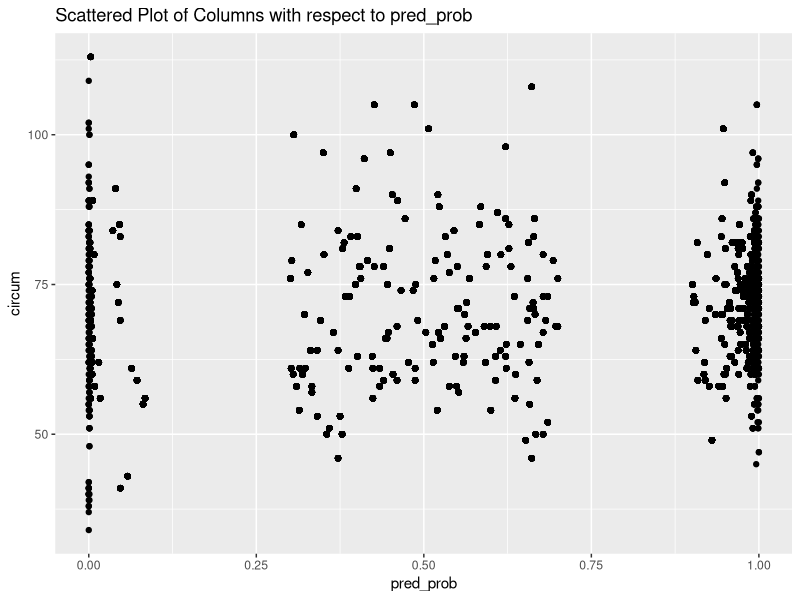
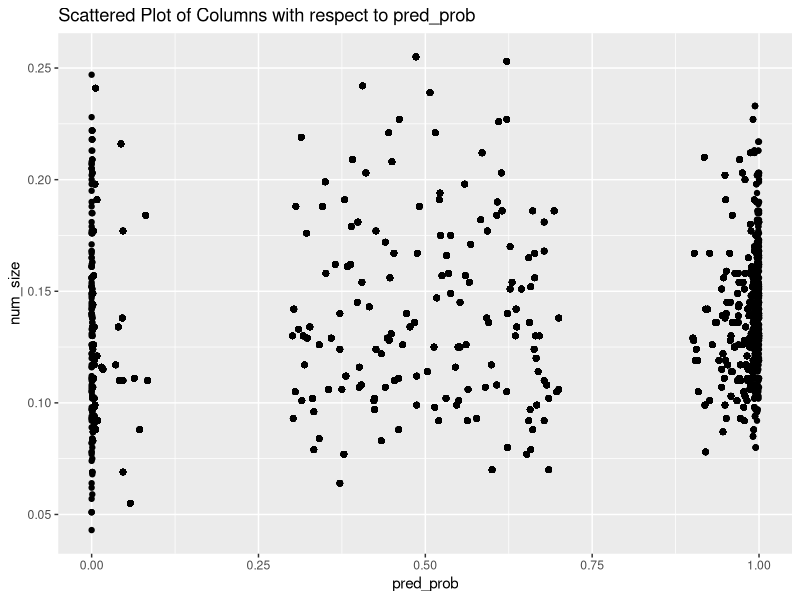
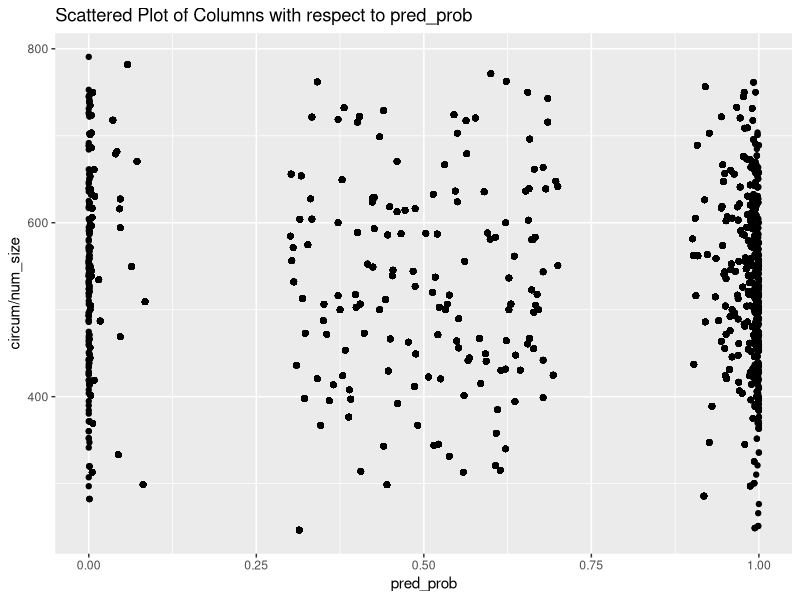
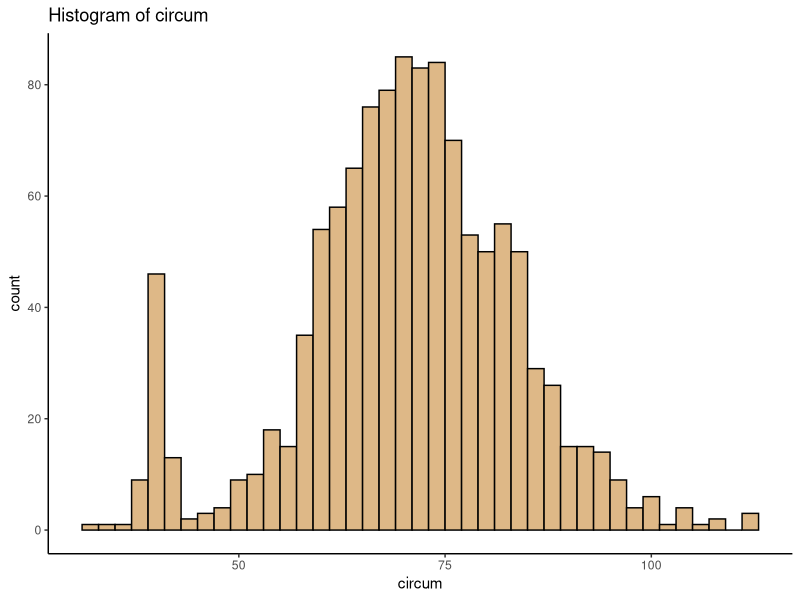
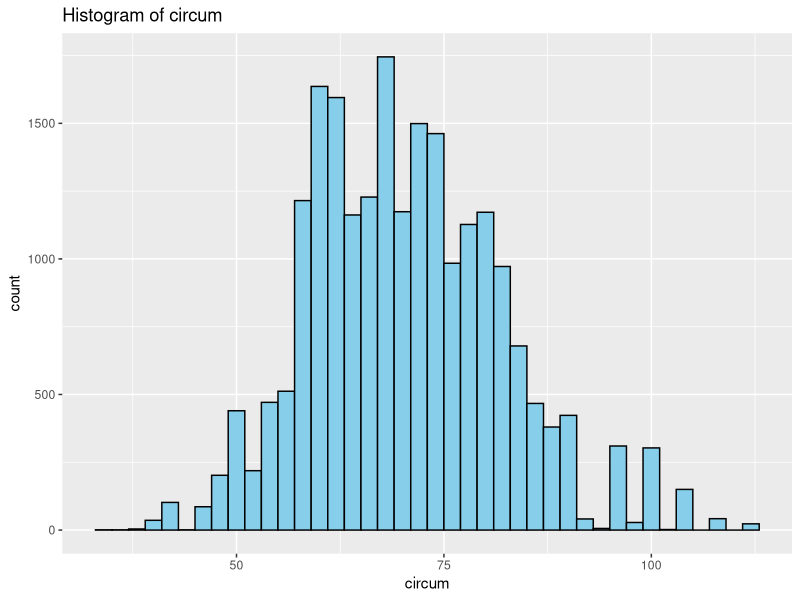
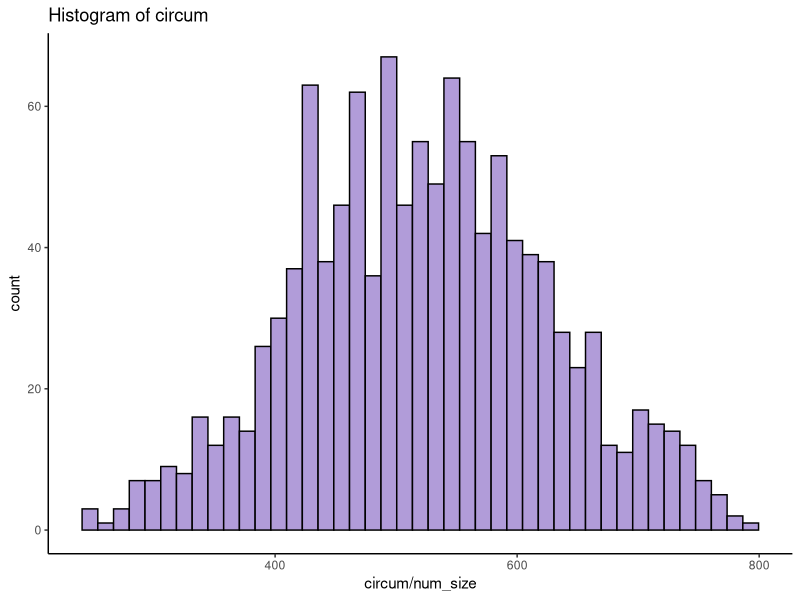
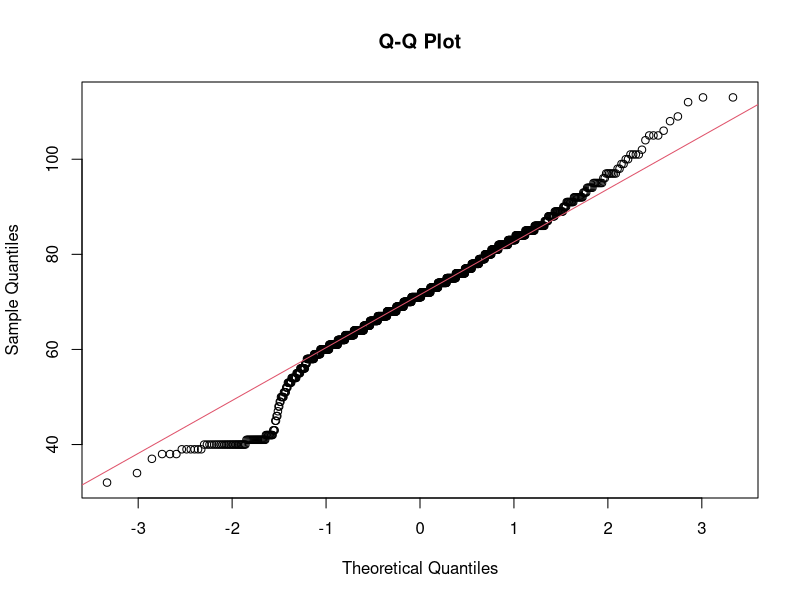
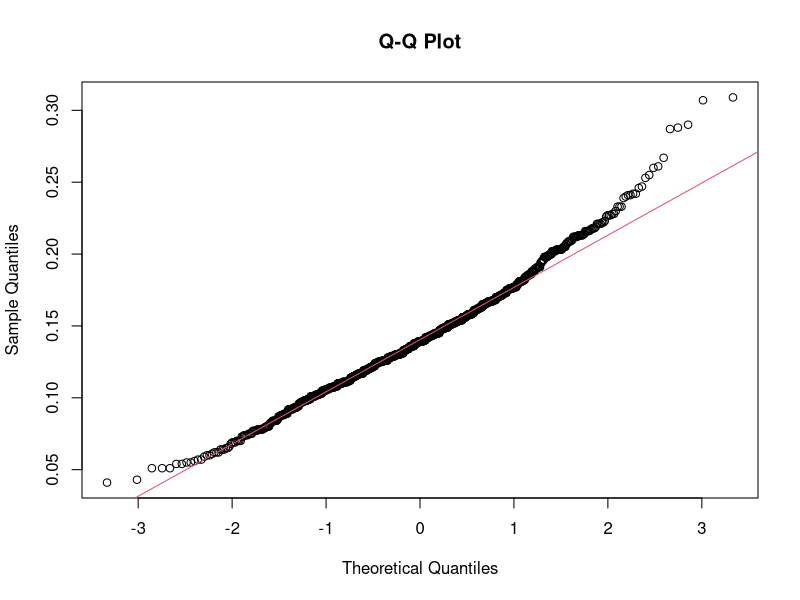

The R script that drew these images, in order: (Note: a time limit stopped this script after it produced the figures.)
## ---- chunk 1
knitr::opts_chunk$set(echo = TRUE)
library(ggplot2)
library(MASS)
library(dplyr)
## ---- chunk 2

high_pred_conf1 <- read.csv("0-0.1-500.csv")
high_pred_conf2 <- read.csv("0.9-1-500.csv")
med_pred_conf <- read.csv("0.3-0.7-158.csv")
# Combine the three datasets
combined_data <- rbind(high_pred_conf1, high_pred_conf2, med_pred_conf)

## ---- chunk 3
# Sample 100 points from each column
sampled_data <- combined_data %>%
  group_by(pred_prob) %>%
  sample_n(100, replace = TRUE)

# Plot scattered plots using ggplot2
ggplot(sampled_data, aes(x = pred_prob, y = circum)) +
  geom_point() +
  labs(title = "Scattered Plot of Columns with respect to pred_prob")
# Plot scattered plots using ggplot2
ggplot(sampled_data, aes(x = pred_prob, y = num_size)) +
  geom_point() +
  labs(title = "Scattered Plot of Columns with respect to pred_prob")
ggplot(sampled_data, aes(x = pred_prob, y = circum/num_size)) +
  geom_point() +
  labs(title = "Scattered Plot of Columns with respect to pred_prob")
## ---- chunk 4
ggplot(combined_data, aes(x = circum)) + theme_classic()+
  geom_histogram(binwidth = 2, fill = "burlywood", color = "black") +
  labs(title = "Histogram of circum")
ggplot(sampled_data, aes(x = circum)) +
  geom_histogram(binwidth = 2, fill = "skyblue", color = "black") +
  labs(title = "Histogram of circum")
ggplot(combined_data, aes(x = circum/num_size)) + theme_classic()+
  geom_histogram(binwidth = 13, fill = "#B19CD9", color = "black") +
  labs(title = "Histogram of circum")

## ---- chunk 5
shapiro_test_result <- shapiro.test(combined_data$circum)
print(shapiro_test_result)
shapiro_test_result <- shapiro.test(combined_data$num_size)
print(shapiro_test_result)
shapiro_test_result <- shapiro.test(combined_data$circum/combined_data$num_size)
print(shapiro_test_result)

qqnorm(combined_data$circum, main = "Q-Q Plot")
qqline(combined_data$circum, col = 2)
qqnorm(combined_data$num_size, main = "Q-Q Plot")
qqline(combined_data$num_size, col = 2)
qqnorm(combined_data$circum/combined_data$num_size, main = "Q-Q Plot")
qqline(combined_data$circum/combined_data$num_size, col = 2)
## ---- chunk 6
ggplot(combined_data, aes(x = num_size))+ theme_classic() +
  geom_histogram(binwidth = 0.01, fill = "lightgrey", color = "black") +
  labs(title = "Histogram of size")
ggplot(sampled_data, aes(x = num_size)) +
  geom_histogram(binwidth = 0.01, fill = "skyblue", color = "black") +
  labs(title = "Histogram of size")
## ---- chunk 7
ggplot(combined_data, aes(x = pred_prob)) + theme_bw()+
  geom_histogram(binwidth = 0.01, fill = "purple", color = "black") +
  labs(title = "Histogram of pred_prob")
ggplot(sampled_data, aes(x = pred_prob)) +
  geom_histogram(binwidth = 0.01, fill = "skyblue", color = "black") +
  geom_density(color = "red") +
  labs(title = "Histogram of pred_prob")
## ---- chunk 8
ggplot(high_pred_conf1, aes(x = pred_prob))  + theme_bw()+
  geom_histogram(binwidth = 0.001, fill = "skyblue", color = "black") +
  labs(title = "Histogram of pred_prob")
ggplot(high_pred_conf2, aes(x = pred_prob)) + theme_bw()+
  geom_histogram(binwidth = 0.001, fill = "lightgrey", color = "black") +
  labs(title = "Histogram of pred_prob")
ggplot(med_pred_conf, aes(x = pred_prob)) + theme_bw()+
  geom_histogram(binwidth = 0.03, fill = "lightpink", color = "black") +
  labs(title = "Histogram of pred_prob")
## ---- chunk 9
prediction<-read.csv("prediction.csv")$X9
hist(prediction)
## ---- chunk 10
# Create the histogram
histogram <- ggplot(high_pred_conf1, aes(x = pred_prob)) +
  geom_histogram(binwidth = 0.001, fill = "skyblue", color = "black") +
  labs(title = "Histogram of pred_prob")

density_data <- ggplot_build(histogram)$data[[1]]
x=density_data$x
y=density_data$count


# Define the geometric distribution fitting function
fit_geom <- fitdistr(x, "geometric", weights = y)

p<-fit_geom$estimate
## ---- chunk 11
# Set the probability of success
# Generate values for the first 10 trials
k_values <- 1:10

# Calculate the PMF for each value of k
pmf_values <- dgeom(k_values - 1, prob = p)

# Create a bar plot
barplot(pmf_values, names.arg = k_values, col = "skyblue", xlab = "Number of Trials", ylab = "Probability", main = "Geometric Distribution with p")
# Create a bar plot
barplot(y[1:10], main="Bar Plot of Count", xlab="X-axis Label", ylab="Y-axis Label", col="blue")

## ---- chunk 12
# Create the histogram
histogram <- ggplot(high_pred_conf2, aes(x = pred_prob)) +
  geom_histogram(binwidth = 0.001, fill = "skyblue", color = "black") +
  labs(title = "Histogram of pred_prob")

density_data <- ggplot_build(histogram)$data[[1]]
x=density_data$x
y=rev(density_data$count)


# Define the geometric distribution fitting function
fit_geom <- fitdistr(x, "geometric", weights = y)

p<-0.26

k_values <- 1:10

# Calculate the PMF for each value of k
pmf_values <- dgeom(k_values - 1, prob = p)

# Create a bar plot
barplot(pmf_values, names.arg = k_values, col = "skyblue", xlab = "Number of Trials", ylab = "Probability", main = "Geometric Distribution with p")
# Create a bar plot
barplot(y[1:10], main="Bar Plot of Count", xlab="X-axis Label", ylab="Y-axis Label", col="blue")
## ---- chunk 13

ggplot(high_pred_conf1, aes(x = pred_prob)) +
  geom_histogram(binwidth = 0.001, fill = "skyblue", color = "black") +
  labs(title = "Histogram of pred_prob")
ggplot(high_pred_conf2, aes(x = pred_prob)) +
  geom_histogram(binwidth = 0.001, fill = "skyblue", color = "black") +
  labs(title = "Histogram of pred_prob")
# Parameters
beta <- 1500  # Adjust beta as needed
n_samples <- 150

# Generate random samples from exponential distribution
raw_samples <- rexp(n_samples, rate = beta)

# Truncate values to [0, 1]
truncated_samples <- pmin(pmax(raw_samples, 0), 1)

# Plot the truncated exponential distribution
hist(truncated_samples, breaks = 30, freq = FALSE, xlim = c(0, 0.1),
     main = "Truncated Exponential Distribution",
     xlab = "Values", ylab = "Density",
     col = "lightblue", border = "black")

# Add a curve for the density function of the truncated exponential distribution
curve(dexp(x, rate = beta) / (1 - pexp(1, rate = beta)),add = TRUE, col = "red", lwd = 2)

# Add legend
legend("topright", legend = c("Truncated Exponential", "Exponential"), col = c("lightblue", "red"), lty = 1, lwd = 2)

# Parameters
beta <- 500  # Adjust beta as needed
n_samples <- 150

# Generate random samples from exponential distribution
raw_samples <- rexp(n_samples, rate = beta)

# Truncate values to [0, 1]
truncated_samples <- pmin(pmax(raw_samples, 0), 1)

# Plot the truncated exponential distribution
hist(truncated_samples, breaks = 30, freq = FALSE, xlim = c(0, 0.1),
     main = "Truncated Exponential Distribution",
     xlab = "Values", ylab = "Density",
     col = "lightblue", border = "black")

# Add a curve for the density function of the truncated exponential distribution
curve(500*dexp(x, rate = beta) / (1 - pexp(1, rate = beta)),add = TRUE, col = "red", lwd = 2)

# Add legend
legend("topright", legend = c("Truncated Exponential", "Exponential"), col = c("lightblue", "red"), lty = 1, lwd = 2)

## ---- chunk 14
library(boot)
accept_reject_sampling <- function(data, beta) {
  while (TRUE) {
    sample <- data[sample(nrow(data), 1), ]
    u <- runif(1)
    if (u < exp(-beta * sample$pred_prob)) {
      return(sample)
    }
  }
}


beta1 <- 1500  # Adjust beta1 as needed
sampled_high_pred_conf1 <- replicate(150, accept_reject_sampling(high_pred_conf1, beta1), simplify = "data.frame")


accept_reject_sampling <- function(data, beta) {
  while (TRUE) {
    sample <- data[sample(nrow(data), 1), ]
    u <- runif(1)
    if (u < exp(-beta * (1-sample$pred_prob))) {
      return(sample)
    }
  }
}


beta1 <- 1500  # Adjust beta1 as needed
sampled_high_pred_conf1 <- replicate(150, accept_reject_sampling(high_pred_conf1, beta1), simplify = "data.frame")

## ---- chunk 15
high_pred_conf1<-read.csv("sampled_high_pred_conf1.csv")
high_pred_conf2<-read.csv("sampled_high_pred_conf2.csv")
n_samples<-150
med_pred_conf<-med_pred_conf[sample(nrow(med_pred_conf), n_samples), ]

## ---- chunk 16
boot_stats <- function(data, index) {
  subset_data <- data[index]  # Use the index to subset the data
  mean_val <- mean(subset_data)
  var_val <- var(subset_data)
  return(c(mean_val, var_val))
}

bootstrap_auto <- function(data1){
  bootstrap_result_data1 <- boot(data1, boot_stats, R = 1000)
  mean_data1 <- bootstrap_result_data1$t[, 1]
var_data1 <- bootstrap_result_data1$t[, 2]
ci_data1 <- boot.ci(bootstrap_result_data1, type = "bca")
mn<-(mean(mean_data1))
result <- t.test(mean_data1)

# Print the confidence interval
mean_confint <- (result$conf.int)
vr<-mean(var_data1)
result <- t.test(var_data1)

# Print the confidence interval
var_confint <- (result$conf.int)
return(c(mn,mean_confint[1],mean_confint[2],vr,var_confint[1], var_confint[2]))


}
mlist <- list()

# Add results to the list
mlist[[1]] <- bootstrap_auto(high_pred_conf1$circum)
mlist[[2]] <- bootstrap_auto(high_pred_conf2$circum)
mlist[[3]] <- bootstrap_auto(med_pred_conf$circum)
mlist[[4]] <- bootstrap_auto(high_pred_conf1$num_size)
mlist[[5]] <- bootstrap_auto(high_pred_conf2$num_size)
mlist[[6]] <- bootstrap_auto(med_pred_conf$num_size)
mlist[[7]] <- bootstrap_auto(high_pred_conf1$circum/high_pred_conf1$num_size)
mlist[[8]] <- bootstrap_auto(high_pred_conf2$circum/high_pred_conf2$num_size)
mlist[[9]] <- bootstrap_auto(med_pred_conf$circum/ med_pred_conf$num_size)

# Convert the list to a data frame
result_table <- data.frame(do.call(rbind, mlist))

# Print the resulting table
print(result_table)
write.csv(result_table, file = "file.csv", row.names = FALSE)
## ---- chunk 17
# Function to calculate mean circum difference
mean_diff <- function(data1, data2, indices) {
  mean_circum_diff <- mean(data1$circum[indices]) - mean(data2$circum[indices])
  return(mean_circum_diff)
}

# Perform bootstrap resampling
bootstrap_circum_results <- boot(data = high_pred_conf1, statistic = mean_diff, R = 1000, data2 = high_pred_conf2)
# Plot the bootstrap distribution
hist(bootstrap_circum_results$t, main = "Bootstrap Distribution of Mean Circum Difference", xlab = "Mean Circum Difference")

# Function to calculate mean size difference
mean_diff <- function(data1, data2, indices) {
  mean_circum_diff <- mean(data1$num_size[indices]) - mean(data2$num_size[indices])
  return(mean_circum_diff)
}

# Perform bootstrap resampling
bootstrap_size_results <- boot(data = high_pred_conf1, statistic = mean_diff, R = 1000, data2 = high_pred_conf2)
# Plot the bootstrap distribution
hist(bootstrap_size_results$t, main = "Bootstrap Distribution of Mean Size Difference", xlab = "Mean Size Difference")


# Calculate p-value
p_value <- mean(bootstrap_circum_results$t > 0)
cat("P-value:", p_value, "\n")

p_value <- mean(bootstrap_size_results$t > 0)
cat("P-value:", p_value, "\n")


## ---- chunk 18
# Function to calculate var circum difference
var_diff <- function(data1, data2, indices) {
  var_circum_diff <- var(data1$circum[indices]) - var(data2$circum[indices])
  return(var_circum_diff)
}

# Perform bootstrap resampling
bootstrap_circum_results <- boot(data = high_pred_conf1, statistic = var_diff, R = 1000, data2 = high_pred_conf2)
# Plot the bootstrap distribution
hist(bootstrap_circum_results$t, main = "Bootstrap Distribution of var Circum Difference", xlab = "var Circum Difference")

# Function to calculate var size difference
var_diff <- function(data1, data2, indices) {
  var_circum_diff <- var(data1$num_size[indices]) - var(data2$num_size[indices])
  return(var_circum_diff)
}

# Perform bootstrap resampling
bootstrap_size_results <- boot(data = high_pred_conf1, statistic = var_diff, R = 1000, data2 = high_pred_conf2)
# Plot the bootstrap distribution
hist(bootstrap_size_results$t, main = "Bootstrap Distribution of var Size Difference", xlab = "var Size Difference")




# Calculate p-value
p_value <- mean(bootstrap_circum_results$t > 0)
cat("P-value:", p_value, "\n")

p_value <- mean(bootstrap_size_results$t > 0)
cat("P-value:", p_value, "\n")


## ---- chunk 19
# Function to calculate mean circum difference
mean_diff <- function(data1, data2, indices) {
  mean_circum_diff <- mean(data1$circum[indices]) - mean(data2$circum[indices])
  return(mean_circum_diff)
}

# Perform bootstrap resampling
bootstrap_circum_results <- boot(data = med_pred_conf, statistic = mean_diff, R = 1000, data2 = high_pred_conf1)
# Plot the bootstrap distribution
hist(bootstrap_circum_results$t, main = "Bootstrap Distribution of Mean Circum Difference", xlab = "Mean Circum Difference")

# Function to calculate mean size difference
mean_diff <- function(data1, data2, indices) {
  mean_circum_diff <- mean(data1$num_size[indices]) - mean(data2$num_size[indices])
  return(mean_circum_diff)
}

# Perform bootstrap resampling
bootstrap_size_results <- boot(data = med_pred_conf, statistic = mean_diff, R = 1000, data2 = high_pred_conf1)
# Plot the bootstrap distribution
hist(bootstrap_size_results$t, main = "Bootstrap Distribution of Mean Size Difference", xlab = "Mean Size Difference")


# Calculate p-value
p_value <- mean(bootstrap_circum_results$t > 0)
cat("P-value:", p_value, "\n")

p_value <- mean(bootstrap_size_results$t > 0)
cat("P-value:", p_value, "\n")


## ---- chunk 20
# Function to calculate var circum difference
var_diff <- function(data1, data2, indices) {
  var_circum_diff <- var(data1$circum[indices]) - var(data2$circum[indices])
  return(var_circum_diff)
}

# Perform bootstrap resampling
bootstrap_circum_results <- boot(data = med_pred_conf, statistic = var_diff, R = 1000, data2 = high_pred_conf2)
# Plot the bootstrap distribution
hist(bootstrap_circum_results$t, main = "Bootstrap Distribution of var Circum Difference", xlab = "var Circum Difference")

# Function to calculate var size difference
var_diff <- function(data1, data2, indices) {
  var_circum_diff <- var(data1$num_size[indices]) - var(data2$num_size[indices])
  return(var_circum_diff)
}

# Perform bootstrap resampling
bootstrap_size_results <- boot(data = med_pred_conf, statistic = var_diff, R = 1000, data2 = high_pred_conf2)
# Plot the bootstrap distribution
hist(bootstrap_size_results$t, main = "Bootstrap Distribution of var Size Difference", xlab = "var Size Difference")




# Calculate p-value
p_value <- mean(bootstrap_circum_results$t > 0)
cat("P-value:", p_value, "\n")

p_value <- mean(bootstrap_size_results$t > 0)
cat("P-value:", p_value, "\n")


## ---- chunk 21
# Function to calculate mean circum difference
mean_diff <- function(data1, data2, indices) {
  mean_circum_diff <- mean(data1$circum[indices]) - mean(data2$circum[indices])
  return(mean_circum_diff)
}

# Perform bootstrap resampling
bootstrap_circum_results <- boot(data = med_pred_conf, statistic = mean_diff, R = 1000, data2 = high_pred_conf2)
# Plot the bootstrap distribution
hist(bootstrap_circum_results$t, main = "Bootstrap Distribution of Mean Circum Difference", xlab = "Mean Circum Difference")

# Function to calculate mean size difference
mean_diff <- function(data1, data2, indices) {
  mean_circum_diff <- mean(data1$num_size[indices]) - mean(data2$num_size[indices])
  return(mean_circum_diff)
}

# Perform bootstrap resampling
bootstrap_size_results <- boot(data = med_pred_conf, statistic = mean_diff, R = 1000, data2 = high_pred_conf2)
# Plot the bootstrap distribution
hist(bootstrap_size_results$t, main = "Bootstrap Distribution of Mean Size Difference", xlab = "Mean Size Difference")


# Calculate p-value
p_value <- mean(bootstrap_circum_results$t > 0)
cat("P-value:", p_value, "\n")

p_value <- mean(bootstrap_size_results$t > 0)
cat("P-value:", p_value, "\n")


## ---- chunk 22
# Function to calculate var circum difference
var_diff <- function(data1, data2, indices) {
  var_circum_diff <- var(data1$circum[indices]) - var(data2$circum[indices])
  return(var_circum_diff)
}

# Perform bootstrap resampling
bootstrap_circum_results <- boot(data = med_pred_conf, statistic = var_diff, R = 1000, data2 = high_pred_conf2)
# Plot the bootstrap distribution
hist(bootstrap_circum_results$t, main = "Bootstrap Distribution of var Circum Difference", xlab = "var Circum Difference")

# Function to calculate var size difference
var_diff <- function(data1, data2, indices) {
  var_circum_diff <- var(data1$num_size[indices]) - var(data2$num_size[indices])
  return(var_circum_diff)
}

# Perform bootstrap resampling
bootstrap_size_results <- boot(data = med_pred_conf, statistic = var_diff, R = 1000, data2 = high_pred_conf2)
# Plot the bootstrap distribution
hist(bootstrap_size_results$t, main = "Bootstrap Distribution of var Size Difference", xlab = "var Size Difference")




# Calculate p-value
p_value <- mean(bootstrap_circum_results$t > 0)
cat("P-value:", p_value, "\n")

p_value <- mean(bootstrap_size_results$t > 0)
cat("P-value:", p_value, "\n")


## ---- chunk 23
# Create a data frame with the means for each dataset
mean_data <- data.frame(dataset = c(rep("high_pred_conf1", length(high_pred_conf1$circum)),
                                   rep("high_pred_conf2", length(high_pred_conf2$circum)),
                                    rep("med_pred_conf", length(med_pred_conf$circum))),
                        circum = c(high_pred_conf1$circum, high_pred_conf2$circum, med_pred_conf$circum))

# Plot the kernel density estimate of the mean circum values for both datasets
density_plot_means <- ggplot(data = mean_data, aes(x = circum, fill = dataset)) + theme_bw()+
  geom_density(alpha = 0.5) +
  labs(title = "Kernel Density Plot of Mean Circum Values",
       x = "Mean Circum Value",
       y = "Density",
       fill = "Dataset")+
  scale_fill_manual(values = c("skyblue", "lightgrey", "lightpink"))




print(density_plot_means)

# Create a data frame with the means for each dataset
mean_data <- data.frame(dataset = c(rep("high_pred_conf1", length(high_pred_conf1$num_size)),
                                   rep("high_pred_conf2", length(high_pred_conf2$num_size)),
                                    rep("med_pred_conf", length(med_pred_conf$num_size))),
                        size = c(high_pred_conf1$num_size, high_pred_conf2$num_size, med_pred_conf$num_size))

# Plot the kernel density estimate of the mean circum values for both datasets
density_plot_means <- ggplot(data = mean_data, aes(x = size, fill = dataset)) + theme_bw()+
  geom_density(alpha = 0.5) +
  labs(title = "Kernel Density Plot of Mean Size Values",
       x = "Mean Size Value",
       y = "Density",
       fill = "Dataset")+
  scale_fill_manual(values = c("skyblue", "lightgrey", "lightpink"))

print(density_plot_means)

# Create a data frame with the means for each dataset
mean_data <- data.frame(dataset = c(rep("high_pred_conf1", length(high_pred_conf1$num_size)),
                                   rep("high_pred_conf2", length(high_pred_conf2$num_size)),
                                    rep("med_pred_conf", length(med_pred_conf$num_size))),
                        ratio = c(high_pred_conf1$circum/high_pred_conf1$num_size, high_pred_conf2$circum/high_pred_conf2$num_size, med_pred_conf$circum/med_pred_conf$num_size))

# Plot the kernel density estimate of the mean circum values for both datasets
density_plot_means <- ggplot(data = mean_data, aes(x = ratio, fill = dataset)) + theme_bw()+
  geom_density(alpha = 0.5) +
  labs(title = "Kernel Density Plot of Circum/Size Ratio",
       x = "Mean Circum/Size Ratio",
       y = "Density",
       fill = "Dataset")+
  scale_fill_manual(values = c("skyblue", "lightgrey", "lightpink"))
print(density_plot_means)

## ---- chunk 24
library(e1071)
combined_data<-cbind(high_pred_conf1,high_pred_conf2,med_pred_conf)
skewness(combined_data$circum)
skewness(combined_data$num_size)
skewness(combined_data$circum/combined_data$num_size)
